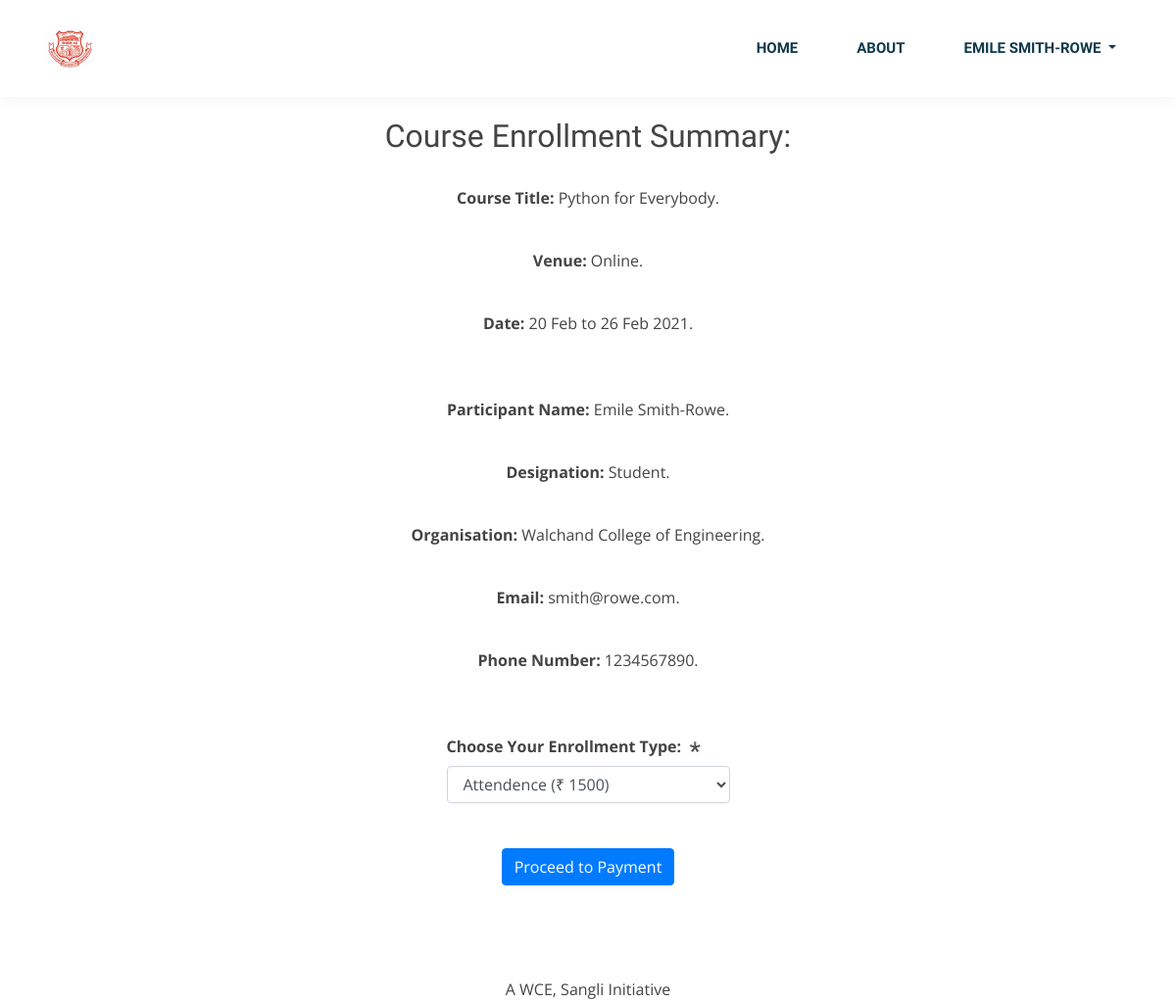
The page /enrollPython (signed in) on the database its author committed.
### student/models.py (models this page shows, shortened)
class student(models.Model):
    user: OneToOneField = models.OneToOneField(User, on_delete=models.CASCADE)
    designation = models.CharField(max_length=20)
    organisation = models.CharField(max_length=100)
    address = models.CharField(max_length=400)
    phoneNumber = models.IntegerField(null=True)
    PaidAttendencePython=models.BooleanField(default=False)
    PaidAttendenceCertificatePython=models.BooleanField(default=False)
    PaidAttendenceDL=models.BooleanField(default=False)
    PaidAttendenceCertificateDL=models.BooleanField(default=False)

### WCECourses/views.py (the view, shortened to what this page needs)
# urls.py: path('enrollPython',views.enrollPython.as_view(),name="enrollPython"),
class enrollPython(View):
    def get(self,request,template_name='summaryPython.html'):
        stud = Student.objects.filter(user = request.user)
        stud =stud[0]
        err = {}
        err["student"] = stud
        return render(request,template_name, err)

### WCECourses/templates/summaryPython.html (shortened to what this page needs)
{% extends 'base.html'%}
{% load static %}
{% block content %}
<br>
<br>
<br>
<br>
<br>
<h2 style="text-align:center">Course Enrollment Summary:</h2><br>
<p style="text-align:center"><strong>Course Title:</strong> Python for Everybody.</p><br>
<p style="text-align:center"><strong>Venue:</strong> Online.</p><br>
<p style="text-align:center"><strong>Date:</strong> 20 Feb to 26 Feb 2021.</p><br><br>
<p style="text-align:center"><strong>Participant Name:</strong> {{student.user.first_name}} {{student.user.last_name}}.
</p><br>
<p style="text-align:center"><strong>Designation:</strong> {{student.designation}}.</p><br>
<p style="text-align:center"><strong>Organisation:</strong> {{student.organisation}}.</p><br>
<p style="text-align:center"><strong>Email:</strong> {{student.user.email}}.</p><br>
<p style="text-align:center"><strong>Phone Number:</strong> {{student.phoneNumber}}.</p><br>
<br>
<div class="container d-flex justify-content-center">
    <form action="" method="post">
        <div class="form-group">
            <div class="col-md-12">
                <label for="enrollType"><strong>Choose Your Enrollment Type: <span
                            style="color: red;">*️</span></strong></label>
                <select name="enrollType" id="semester" class="form-control" required>
                    <option name="Attendence" value="1">Attendence (₹ 1500)</option>
                </select>
            </div>
        </div>
        <br>
        <div class="form-group container d-flex justify-content-center"><input class="btn btn-primary" type="submit" value="Proceed to Payment" style="margin: 2% auto; text-align: center;"></div>
    </form>
</div>
<br>
<br>
<br>
{% endblock%}

### WCECourses/templates/base.html (shortened to what this page needs)
<!DOCTYPE html>
{%load static%}
<html lang="en">
<head>
  <link href="{%static 'landing_static/vendor/bootstrap/css/bootstrap.min.css'%}" rel="stylesheet">
  <link href="{%static 'landing_static/vendor/icofont/icofont.min.css'%}" rel="stylesheet">
  <link href="{%static 'landing_static/vendor/boxicons/css/boxicons.min.css'%}" rel="stylesheet">
  <link href="{%static 'landing_static/vendor/venobox/venobox.css'%}" rel="stylesheet">
  <link href="{%static 'landing_static/vendor/line-awesome/css/line-awesome.min.css' %}" rel="stylesheet">
  <link href="{%static 'landing_static/vendor/owl.carousel/assets/owl.carousel.min.css'%}" rel="stylesheet">
  <link href="{%static 'landing_static/css/style.css' %}"  rel="stylesheet">
</head>
<body>
  <header id="header" class="fixed-top">
    <div class="container d-flex align-items-center">
      <a href="{% url 'landingPage' %}" class="logo mr-auto navbar-brand"><img src="{% static 'landing_static/img/wce_logo.png' %}" alt="" class="img-fluid"></a>
      <nav class="nav-menu d-none d-lg-block">
        <ul>
          <li class="nav-item">
            <a class="nav-link" href="{% url 'landingPage' %}">Home</a>
          </li>
          <li class="nav-item">
            <a class="nav-link" href="{% url 'about' %}">About</a>
          </li>
          {% if user.is_authenticated %}
          <li class="nav-item dropdown">
            <a class="nav-link dropdown-toggle" href="#" id="navbarDropdown" role="button" data-toggle="dropdown" aria-haspopup="true" aria-expanded="false">
              {{user.first_name}} {{user.last_name}}
            </a>
          </li>
          {% else %}
          <li class="nav-item">
            <a class="nav-link" href="{% url 'Login' %}">Sign-In</a>
          </li>
          {% endif %}
        </ul>
      </nav>
    </div>
  </header>
    {% block content %}
    {% endblock %}
  <footer style="text-align: center;">A WCE, Sangli Initiative</footer>
</body>
</html>

### static/landing_static/css/style.css (style rules this page uses)
body { font-family: "Open Sans", sans-serif; color: #444444; }
a { color: #49b5e7; }
h1, h2, h3, h4, h5, h6 { font-family: "Dosis", sans-serif; }
#header { background: #fff; transition: all 0.5s; z-index: 997; padding: 20px 0; box-shadow: 0px 2px 15px rgba(0, 0, 0, 0.05); }
#header .logo { font-size: 28px; margin: 0; padding: 0; line-height: 1; font-weight: 700; letter-spacing: 1px; text-transform: uppercase; font-family: "Lato", sans-serif; }
#header .logo img { max-height: 40px; }
.nav-menu ul { margin: 0; padding: 0; list-style: none; }
.nav-menu > ul { display: flex; }
.nav-menu > ul > li { position: relative; white-space: nowrap; padding: 10px 0 10px 28px; }
.nav-menu a { display: block; position: relative; color: #0f394c; transition: 0.3s; font-size: 15px; font-family: "Dosis", sans-serif; text-transform: uppercase; font-weight: 600; }
.mobile-nav { position: fixed; top: 55px; right: 15px; bottom: 15px; left: 15px; z-index: 9999; overflow-y: auto; background: #fff; transition: ease-in-out 0.2s; opacity: 0; visibility: hidden; border-radius: 10px; padding: 10px 0; }
.mobile-nav * { margin: 0; padding: 0; list-style: none; }
.mobile-nav a { display: block; position: relative; color: #0f394c; padding: 10px 20px; font-weight: 500; outline: none; }

### rows shown on the page
student: user.first_name "Emile", user.last_name "Smith-Rowe", designation "Student", organisation "Walchand College of Engineering", user.email "smith@rowe.com", phoneNumber "1234567890"

### other values the page prints
{{ user.first_name }} "EMILE"
{{ user.last_name }} "SMITH-ROWE"
